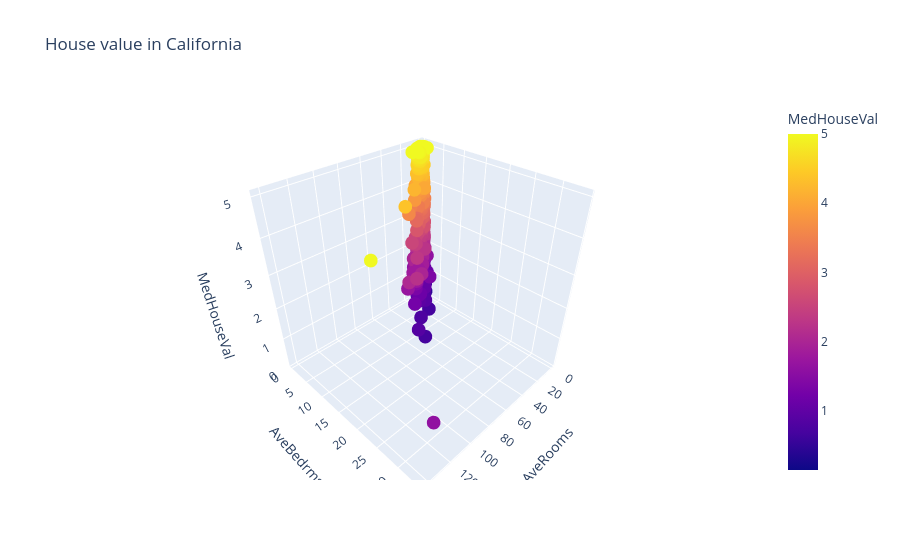

The notebook cell this image was saved under:
### Code cell
fig = px.scatter_3d(df, x='AveRooms', y='AveBedrms', z='MedHouseVal', color='MedHouseVal', title='House value in California')
fig.show()

### Figure 1 — Plotly figure (JSON) as saved in the notebook; plotly's stock layout.template omitted (floating-point values rounded to 4 significant figures; data arrays with more than 128 entries replaced by an {"elided": "..."} marker saying what was removed)
{"data": [{"hovertemplate": "AveRooms=%{x}<br>AveBedrms=%{y}<br>MedHouseVal=%{marker.color}<extra></extra>", "legendgroup": "", "marker": {"color": {"elided": "20640 float values"}, "coloraxis": "coloraxis", "symbol": "circle"}, "mode": "markers", "name": "", "scene": "scene", "showlegend": false, "type": "scatter3d", "x": {"elided": "20640 float values"}, "y": {"elided": "20640 float values"}, "z": {"elided": "20640 float values"}}], "layout": {"coloraxis": {"colorbar": {"title": {"text": "MedHouseVal"}}, "colorscale": [[0, "#0d0887"], [0.1111, "#46039f"], [0.2222, "#7201a8"], [0.3333, "#9c179e"], [0.4444, "#bd3786"], [0.5556, "#d8576b"], [0.6667, "#ed7953"], [0.7778, "#fb9f3a"], [0.8889, "#fdca26"], [1, "#f0f921"]]}, "legend": {"tracegroupgap": 0}, "scene": {"domain": {"x": [0, 1], "y": [0, 1]}, "xaxis": {"title": {"text": "AveRooms"}}, "yaxis": {"title": {"text": "AveBedrms"}}, "zaxis": {"title": {"text": "MedHouseVal"}}}, "title": {"text": "House value in California"}}}
